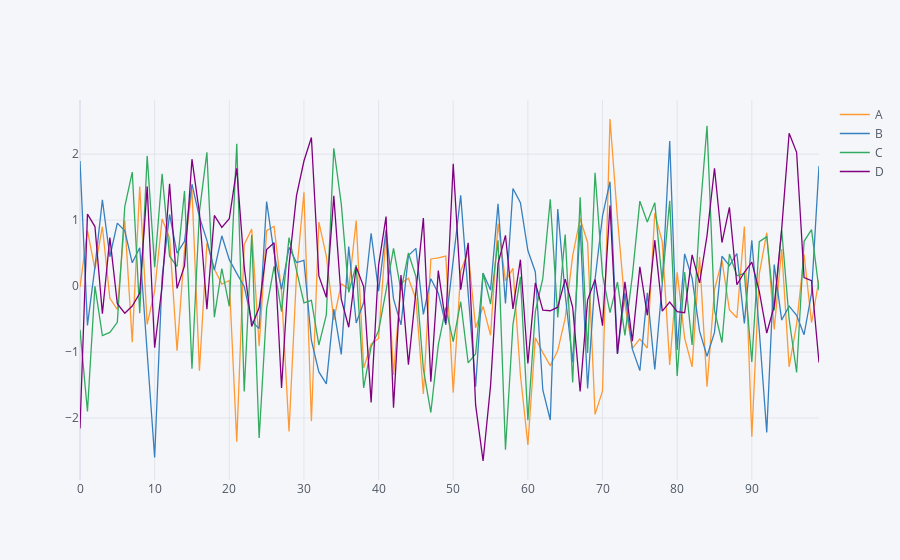

The code cell stored with this chart in its notebook:
### Code cell
configure_plotly_browser_state()
df.iplot()
